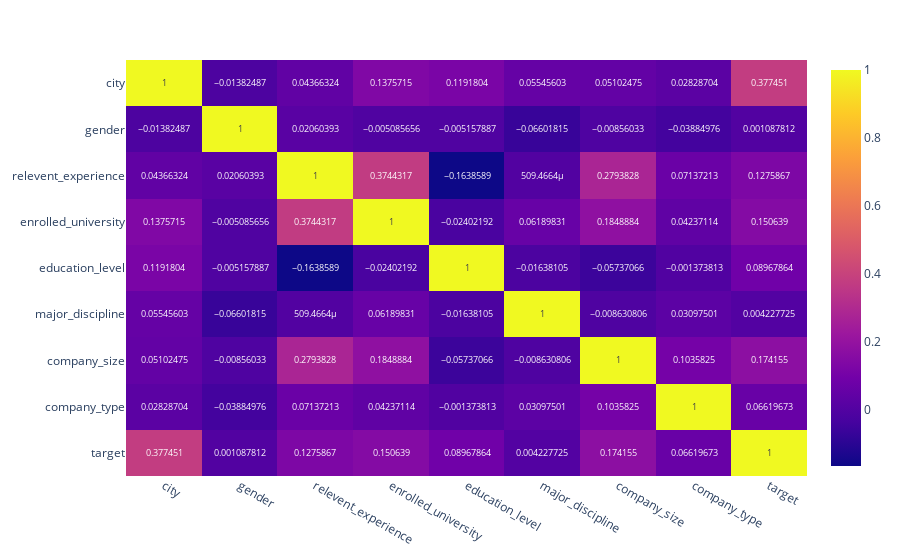

Notebook source saved alongside this figure:
### Code cell
fig = px.imshow(
    df_encoded.corr(), text_auto=True, aspect='auto'
)
fig.show()

### Figure 1 — Plotly figure (JSON) as saved in the notebook; plotly's stock layout.template omitted (floating-point values rounded to 4 significant figures)
{"data": [{"coloraxis": "coloraxis", "hovertemplate": "x: %{x}<br>y: %{y}<br>color: %{z}<extra></extra>", "name": "0", "texttemplate": "%{z}", "type": "heatmap", "x": ["city", "gender", "relevent_experience", "enrolled_university", "education_level", "major_discipline", "company_size", "company_type", "target"], "xaxis": "x", "y": ["city", "gender", "relevent_experience", "enrolled_university", "education_level", "major_discipline", "company_size", "company_type", "target"], "yaxis": "y", "z": [[1, -0.01382, 0.04366, 0.1376, 0.1192, 0.05546, 0.05102, 0.02829, 0.3775], [-0.01382, 1, 0.0206, -0.005086, -0.005158, -0.06602, -0.00856, -0.03885, 0.001088], [0.04366, 0.0206, 1, 0.3744, -0.1639, 0.0005095, 0.2794, 0.07137, 0.1276], [0.1376, -0.005086, 0.3744, 1, -0.02402, 0.0619, 0.1849, 0.04237, 0.1506], [0.1192, -0.005158, -0.1639, -0.02402, 1, -0.01638, -0.05737, -0.001374, 0.08968], [0.05546, -0.06602, 0.0005095, 0.0619, -0.01638, 1, -0.008631, 0.03098, 0.004228], [0.05102, -0.00856, 0.2794, 0.1849, -0.05737, -0.008631, 1, 0.1036, 0.1742], [0.02829, -0.03885, 0.07137, 0.04237, -0.001374, 0.03098, 0.1036, 1, 0.0662], [0.3775, 0.001088, 0.1276, 0.1506, 0.08968, 0.004228, 0.1742, 0.0662, 1]]}], "layout": {"coloraxis": {"colorscale": [[0, "#0d0887"], [0.1111, "#46039f"], [0.2222, "#7201a8"], [0.3333, "#9c179e"], [0.4444, "#bd3786"], [0.5556, "#d8576b"], [0.6667, "#ed7953"], [0.7778, "#fb9f3a"], [0.8889, "#fdca26"], [1, "#f0f921"]]}, "margin": {"t": 60}, "xaxis": {"anchor": "y", "domain": [0, 1]}, "yaxis": {"anchor": "x", "autorange": "reversed", "domain": [0, 1]}}}
